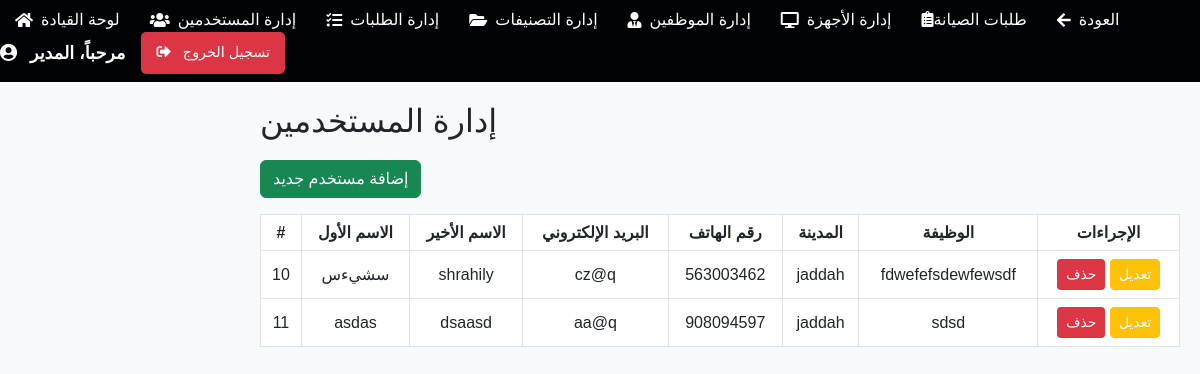
Page /admin/admin_user.php (signed in) on the earlier database version.
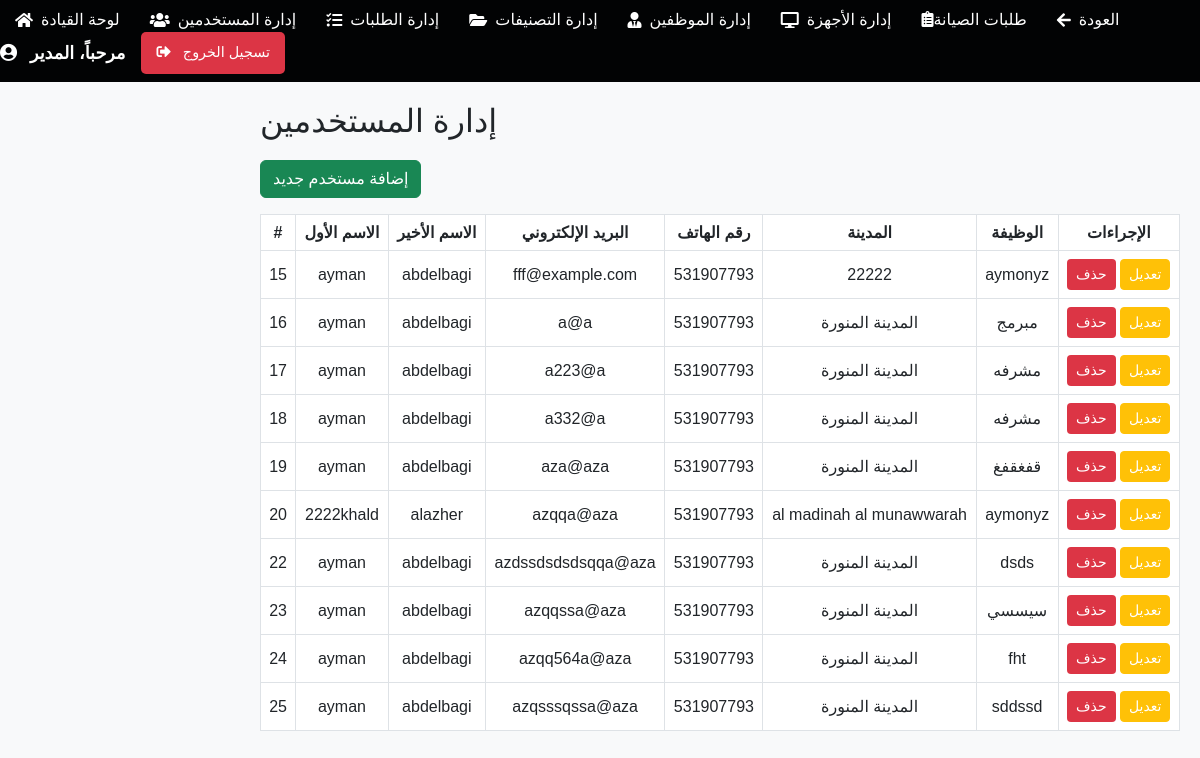
Same page on the later database version.
### tables this page shows
CREATE TABLE `user` (
  `id` int NOT NULL,
  `first_name` varchar(255) NOT NULL,
  `last_name` varchar(255) NOT NULL,
  `email` varchar(255) NOT NULL,
  `password` varchar(255) NOT NULL,
  `gender` varchar(255) NOT NULL,
  `birth_date` date NOT NULL,
  `phone` int NOT NULL,
  `city` varchar(255) NOT NULL,
  `job_title` varchar(255) NOT NULL,
  `created_at` timestamp NOT NULL DEFAULT CURRENT_TIMESTAMP ON UPDATE CURRENT_TIMESTAMP
);

### admin/admin_user.php (the view, shortened to what this page needs)
<?php
include '../db.php';
include 'amin-Header.php';
$users = [];
try {
    $userQuery = $conn->query("SELECT * FROM user");
    while ($row = $userQuery->fetch_assoc()) {
        $users[] = $row;
    }
} catch (Exception $e) {
    echo "Error: " . $e->getMessage();
}
?>
<!DOCTYPE html>
<html lang="en">
<head>
    <link href="https://cdn.jsdelivr.net/npm/bootstrap@5.3.0-alpha3/dist/css/bootstrap.min.css" rel="stylesheet">
</head>
<body>
    <div class="main-content">
        <h2>إدارة المستخدمين</h2>
        <div class="table-container">
            <button class="btn btn-success mb-3" data-bs-toggle="modal" data-bs-target="#addUserModal">إضافة مستخدم جديد</button>
            <table class="table table-bordered">
                <thead>
                    <tr>
                        <th>#</th>
                        <th>الاسم الأول</th>
                        <th>الاسم الأخير</th>
                        <th>البريد الإلكتروني</th>
                        <th>رقم الهاتف</th>
                        <th>المدينة</th>
                        <th>الوظيفة</th>
                        <th>الإجراءات</th>
                    </tr>
                </thead>
                <tbody>
                    <?php foreach ($users as $user): ?>
                        <tr>
                            <td><?= $user['id']; ?></td>
                            <td><?= htmlspecialchars($user['first_name']); ?></td>
                            <td><?= htmlspecialchars($user['last_name']); ?></td>
                            <td><?= htmlspecialchars($user['email']); ?></td>
                            <td><?= htmlspecialchars($user['phone']); ?></td>
                            <td><?= htmlspecialchars($user['city']); ?></td>
                            <td><?= htmlspecialchars($user['job_title']); ?></td>
                            <td>
                                <a href="?delete_user=<?= $user['id']; ?>" class="btn btn-delete btn-sm">حذف</a>
                                <button class="btn btn-warning btn-sm" data-bs-toggle="modal" data-bs-target="#editUserModal<?= $user['id']; ?>">تعديل</button>
                            </td>
                        </tr>
                    <?php endforeach; ?>
                </tbody>
            </table>
        </div>
    </div>
</body>
</html>

Differences in the rows shown:
removed user: id "10", first_name "سشيءس", last_name "shrahily", email "cz@q", phone "563003462", city "jaddah", job_title "fdwefefsdewfewsdf"
removed user: id "11", first_name "asdas", last_name "dsaasd", email "aa@q", phone "908094597", city "jaddah", job_title "sdsd"
added user: id "15", first_name "ayman", last_name "abdelbagi", email "fff@example.com", phone "531907793", city "22222", job_title "aymonyz"
added user: id "16", first_name "ayman", last_name "abdelbagi", email "a@a", phone "531907793", city "المدينة المنورة", job_title "مبرمج"
added user: id "17", first_name "ayman", last_name "abdelbagi", email "a223@a", phone "531907793", city "المدينة المنورة", job_title "مشرفه"
added user: id "18", first_name "ayman", last_name "abdelbagi", email "a332@a", phone "531907793", city "المدينة المنورة", job_title "مشرفه"
added user: id "19", first_name "ayman", last_name "abdelbagi", email "aza@aza", phone "531907793", city "المدينة المنورة", job_title "قفغقفغ"
added user: id "20", first_name "2222khald", last_name "alazher", email "azqqa@aza", phone "531907793", city "al madinah al munawwarah", job_title "aymonyz"
added user: id "22", first_name "ayman", last_name "abdelbagi", email "azdssdsdsdsqqa@aza", phone "531907793", city "المدينة المنورة", job_title "dsds"
added user: id "23", first_name "ayman", last_name "abdelbagi", email "azqqssa@aza", phone "531907793", city "المدينة المنورة", job_title "سيسسي"
added user: id "24", first_name "ayman", last_name "abdelbagi", email "azqq564a@aza", phone "531907793", city "المدينة المنورة", job_title "fht"
added user: id "25", first_name "ayman", last_name "abdelbagi", email "azqsssqssa@aza", phone "531907793", city "المدينة المنورة", job_title "sddssd"
